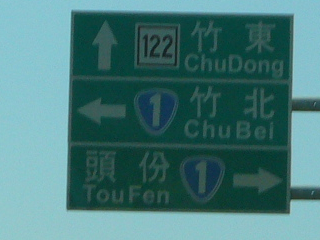
%> input picture Project 1/p1im4.png, 320 x 240 px
$ octave Solution_Img4.m   (GNU Octave 9; MATLAB toolbox functions it lacks are replaced by stand-ins)
%> lines starting %> are read from the running program, lines starting %| are printed output that depends on the picture
### Project 1/RGB_to_HSI.m
function HSI = RGB_to_HSI(imgMatr)
    %-----------------------------------
    % This function perform the tranformation from RGB to HSI
    % return RGB
    % refer to https://www.imageeprocessing.com/2013/05/converting-rgb-image-to-hsi.html
    %-----------------------------------

    imgMatr = double(imgMatr);

    R = imgMatr(:,:,1) / 255;
    G = imgMatr(:,:,2) / 255;
    B = imgMatr(:,:,3) / 255;

    % Hue
    numerator = 1/2 * ((R - G) + (R - B));
    denominator = ((R - G).^2+((R - B).*(G - B))).^0.5;

    % To avoid divide by zero exception add a small number in the denominator
    H = acosd(numerator./(denominator + 0.000001));

    % If B>G then H= 360-Theta
    H(B > G) = 360 - H(B > G);

    % Normalize to the range [0 1]
    H = H / 360;

    % Saturation
    S = 1 - (3./ (sum(imgMatr,3) + 0.000001)).* min(imgMatr,[],3);

    % Intensity
    I = sum(imgMatr,3)./ 3;

    % HSI
    HSI = cat(3,H,S,I);

end

### Project 1/compute_histogram.m
function Hist = compute_histogram(imgMatr)
    % ----------------------
    % This function simply output the histogram of image
    % To show it on graph, please use bar() function
    % return: A matrix with dimension 2 x 256,
    % first row represents pixel value class
    % second row represents the frequency of corresponding pixel value
    % ----------------------
    Hist = zeros(256,1);

    % Stat frequency of each pixel values.
    for i = 1 : 256
        Hist(i,1) = sum(sum(sum(imgMatr == i)));
    end

end

### Project 1/laplacian_filtering.m
function transImgMatr = laplacian_filtering(imgMatr,Lapl_filt)
    % ---------------------------------
    % This function perform sharpening with laplacian filtering
    % return transformed image matrix
    % refer to https://bohr.wlu.ca/hfan/cp467/12/notes/cp467_12_lecture6_sharpening.pdf
    % pg13
    % ---------------------------------

    imgMatr = double(imgMatr);

    hg = size(imgMatr,1); % get the height of image
    wd = size(imgMatr,2); % get the width of image

    % zero padding on image matrix
    filtSize = 3;
    shift = double(floor(filtSize / 2));
    paddMatr = padarray(imgMatr,[shift shift],0);

    % create the matrix with width and height
    % exacly same as the input image to store the transformed pixel values
    transImgMatr = zeros(hg,wd);

    % [4 lines of commented-out code are left out]


    filt = zeros(hg,wd);
    for row = 1 : hg
        for col = 1 : wd
            mul = paddMatr(row : row + (filtSize - 1),col : col + (filtSize - 1)).* Lapl_filt;
            filt(row,col) = sum(mul(:));
        end
    end

    transImgMatr = imgMatr - filt;
    transImgMatr = uint8(transImgMatr);
end

### Project 1/HSI_to_RGB.m
function RGB = HSI_to_RGB(imgMatr)
    %-----------------------------------
    % This function perform the tranformation from HSI to RGB
    % return RGB
    % refer to https://www.imageeprocessing.com/2013/06/convert-hsi-image-to-rgb-image.html
    %-----------------------------------

    imgMatr = double(imgMatr);

    hg = size(imgMatr,1); % get the height of image
    wd = size(imgMatr,2); % get the width of image

    H = imgMatr(:,:,1) * 360;
    S = imgMatr(:,:,2);
    I = imgMatr(:,:,3);

    % Preallocate the R,G and B components
    R = zeros(hg,wd);
    G = zeros(hg,wd);
    B = zeros(hg,wd);

    % RG Sector(0<=H<120)
    % When H is in the above sector, the RGB components equations are
    B(H < 120) = I(H < 120).* (1 - S(H < 120));
    R(H < 120) = I(H < 120).* (1 + ((S(H < 120).* cosd(H(H < 120)))./ cosd(60 - H(H < 120))));
    G(H < 120) = 3.* I(H < 120) - (R(H < 120) + B(H < 120));

    % GB Sector(120<=H<240)
    % When H is in the above sector, the RGB components equations are
    % Subtract 120 from Hue
    H_adj = H - 120;
    R(H >= 120 & H < 240) = I(H >= 120 & H < 240).*(1 - S(H >= 120 & H < 240));
    G(H >= 120 & H < 240) = I(H >= 120 & H < 240).*(1 + ((S(H >= 120 & H < 240).*cosd(H_adj(H >= 120 & H <240)))./cosd(60 - H_adj(H >=120 & H < 240))));
    B(H >= 120 & H < 240) = 3.*I(H >= 120 & H < 240) - (R(H >= 120 & H < 240) + G(H >= 120 & H < 240));

    % BR Sector(240<=H<=360)
    % When H is in the above sector, the RGB components equations are
    % Subtract 240 from Hue
    H_adj = H - 240;
    G(H >= 240 & H <= 360) = I(H >= 240 & H <= 360).*(1 - S(H >= 240 & H <= 360));
    B(H >= 240 & H <= 360) = I(H >= 240 & H <= 360).*(1 + ((S(H >= 240 & H <= 360).*cosd(H_adj(H >= 240 & H <= 360)))./cosd(60 - H_adj(H >= 240 & H <= 360))));
    R(H >= 240 & H <= 360) = 3.*I(H >= 240 & H <= 360) - (G(H >= 240 & H <= 360) + B(H >= 240 & H <= 360));

    %Form RGB Image
    RGB = uint8(cat(3,R,G,B));

end

### Project 1/RGB_to_HSV.m
function HSV = RGB_to_HSV(imgMatr)
    %-----------------------------------
    % This function perform the tranformation from RGB to HSV
    % return HSV
    % refer to https://www.mathworks.com/matlabcentral/fileexchange/48864-rgb_to_hsv-m
    %-----------------------------------

    imgMatr = double(imgMatr);

    hg = size(imgMatr,1); % get the height of image
    wd = size(imgMatr,2); % get the width of image

    imgMatr_R = imgMatr(:,:,1);
    imgMatr_G = imgMatr(:,:,2);
    imgMatr_B = imgMatr(:,:,3);

    H_matr = zeros(hg,wd);
    S_matr = zeros(hg,wd);
    V_matr = zeros(hg,wd);

    for row = 1 : hg
        for col = 1 : wd
            R = imgMatr_R(row,col);
            G = imgMatr_G(row,col);
            B = imgMatr_B(row,col);

            Max = max(R,max(G,B));
            Min = min(R,min(G,B));

            % Compute H
            H = 0;
            delta = Max - Min;
            if (delta == 0)
                H = 0; % undefined
            elseif (Max == R)
                H = 60 * (G - B) / delta;
                if (G < B) H = H + 360; end
            elseif (Max == G)
                H = 60 * (B - R) / delta + 120;
            elseif (Max == B)
                H = 60 * (R - G) / delta + 240;
            end

            % check if the value of H is negative
            if (H < 0)
                H = H + 360;
            end
            H = H / 360.0;


           % Compute S
           if (Max == 0)
               S = 0;
           else
            S = 1 - Min / Max;
           end

           % Compute V
           V = Max;

           H_matr(row,col) = H;
           S_matr(row,col) = S;
           V_matr(row,col) = V;

        end
    end

    HSV = cat(3,H_matr,S_matr,V_matr);

end

### Project 1/HSV_to_RGB.m
function RGB = HSV_to_RGB(imgMatr)
    %-----------------------------------
    % This function perform the tranformation from HSV to RGB
    % return RGB
    % refer to https://www.rapidtables.com/convert/color/hsv-to-rgb.html
    %-----------------------------------

    imgMatr = double(imgMatr);

    hg = size(imgMatr,1); % get the height of image
    wd = size(imgMatr,2); % get the width of image

    imgMatr_H = imgMatr(:,:,1) * 360;
    imgMatr_S = imgMatr(:,:,2);
    imgMatr_V = imgMatr(:,:,3) / 255;

    R_matr = zeros(hg,wd);
    G_matr = zeros(hg,wd);
    B_matr = zeros(hg,wd);

    for row = 1 : hg
        for col = 1 : wd
            H = imgMatr_H(row,col);
            S = imgMatr_S(row,col);
            V = imgMatr_V(row,col);

            % transform to RGB
            C = V * S;
            X = C * (1 - abs( mod(H/60,2) - 1 ));
            m = V - C;

            R = 0; G = 0; B = 0;
            if (H >= 0 && H < 60)
                R = C; G = X; B = 0;
            elseif (H >= 60 && H < 120)
                R = X; G = C; B = 0;
            elseif (H >= 120 && H < 180)
                R = 0; G = C; B = X;
            elseif (H >= 180 && H < 240)
                R = 0; G = X; B = C;
            elseif (H >= 240 && H < 300)
                R = X; G = 0; B = C;
            elseif (H >= 300 && H < 306)
                R = C; G = 0; B = X;
            end


            R_matr(row,col) = (R + m) * 255;
            G_matr(row,col) = (G + m) * 255;
            B_matr(row,col) = (B + m) * 255;

        end
    end

    RGB = uint8(cat(3,R_matr,G_matr,B_matr));

end

### Project 1/Solution_Img4.m
% ================================
% This file show the best method to enhance the image4
% ================================

clear;
close all;
clc;
clf;

figIdx = 0;
% Image 4
imgMatr = imread("p1im4.png");
%> imgMatr is the input picture: size 240x320x3 uint8; mean R, G, B 71.8, 122.1, 122.1
figIdx = figIdx + 1;
figure(figIdx);
imshow(imgMatr);
title("Original Image");


imgMatr_R = imgMatr(:,:,1);
imgMatr_G = imgMatr(:,:,2);
imgMatr_B = imgMatr(:,:,3);

HSI = RGB_to_HSI(imgMatr);
%> in RGB_to_HSI, `HSI = cat(3,H,S,I);`:
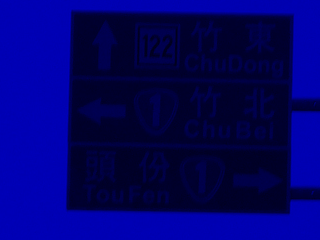
%> HSI: size 240x320x3 double; mean R, G, B 0.5, 0.4, 105.3
imgMatr_H = HSI(:,:,1);
imgMatr_S = HSI(:,:,2);
imgMatr_I = HSI(:,:,3);

% check each distribution of channel (RGB)
histR = compute_histogram(imgMatr_R);
%> after the loop in compute_histogram, `for i = 1 : 256`: Hist = 256 values, max 2683 at index 139, min 0 at index 160, mean 299.7
%> histR has the same summary as Hist in compute_histogram
histG = compute_histogram(imgMatr_G);
%> histG = 256 values, max 4447 at index 197, min 0 at index 1, mean 300
histB = compute_histogram(imgMatr_B);
%> histB = 256 values, max 2809 at index 205, min 0 at index 1, mean 300


figIdx = figIdx + 1;
figure(figIdx);
subplot(3,1,1),bar(0:255,histR);
title("Distribution of RGB");
subplot(3,1,2),bar(0:255,histG);
subplot(3,1,3),bar(0:255,histB);


% check distribution of Intensity
histI = compute_histogram(imgMatr_I);
%> histI = 256 values, max 1565 at index 180, min 0 at index 1, mean 87.3

figIdx = figIdx + 1;
figure(figIdx);
bar(0:255,histI);
title("Distribution of Intensity");


% ========================================================================
% SHARPENING
% ========================================================================
% Get the RGB and HSI components of the best result in last section
imgMatr_R = imgMatr(:,:,1);
imgMatr_G = imgMatr(:,:,2);
imgMatr_B = imgMatr(:,:,3);

HSI = RGB_to_HSI(imgMatr);
imgMatr_H = HSI(:,:,1);
imgMatr_S = HSI(:,:,2);
imgMatr_I = HSI(:,:,3);

% 1. laplacian filter
% b. only on I (HSI)
Lapl_filt = [0,1,0 ; 1,-4,1 ; 0,1,0];
trans_I = laplacian_filtering(imgMatr_I,Lapl_filt);
%> after the loop in laplacian_filtering, `for row = 1 : hg`:
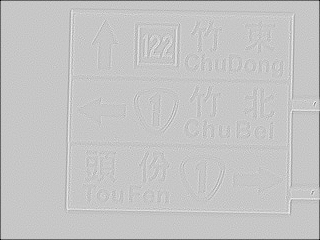
%> filt: size 240x320 double; min -372.3, max 105.3, mean -2.6; drawn with min black and max white
transImgHSI = zeros(size(imgMatr));

transImgHSI(:,:,1) = imgMatr_H;
transImgHSI(:,:,2) = imgMatr_S;
transImgHSI(:,:,3) = trans_I;
transImg = HSI_to_RGB(transImgHSI);
%> in HSI_to_RGB, `R(H >= 120 & H < 240) = I(H >= 120 & H < 240).*(1 - S(H >= 120 & H < 2..`:
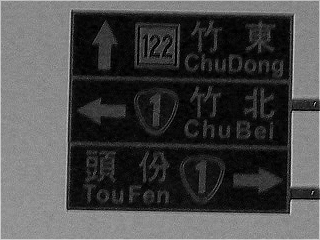
%> R: size 240x320 double; min 0, max 222.6, mean 73.1

figIdx = figIdx + 1;
figure(figIdx);
imshow(transImg);
title("Laplacian Filtering on Intensity");

imgMatr = transImg;

% ========================================================================
% COLOR CORRECTION
% ========================================================================
% Get the RGB and HSI components of the best result in last section
imgMatr_R = imgMatr(:,:,1);
imgMatr_G = imgMatr(:,:,2);
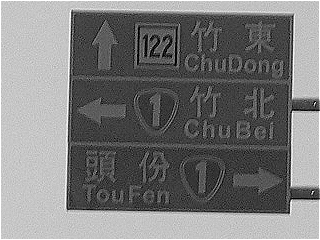
%> imgMatr_G: size 240x320 uint8; min 0, max 255, mean 122.7
imgMatr_B = imgMatr(:,:,3);

% Convert RGB component into HSV
HSV = RGB_to_HSV(imgMatr);
%> after the loop in RGB_to_HSV, `for row = 1 : hg`:
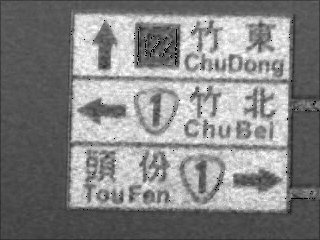
%> S_matr: size 240x320 double; min 0, max 1, mean 0.521
%> after the loop in RGB_to_HSV, `for row = 1 : hg`: S = 0.208
%> in RGB_to_HSV, `HSV = cat(3,H_matr,S_matr,V_matr);`:
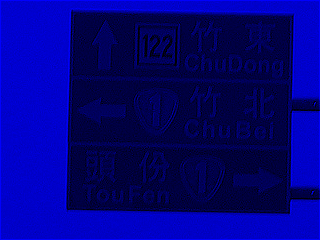
%> HSV: size 240x320x3 double; mean R, G, B 0.5, 0.5, 126.3
changeIn_h = -5/360;
changeIn_s = 0.1;
changeIn_v = -20;

imgMatr_H = HSV(:,:,1) + changeIn_h;
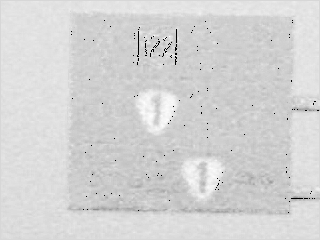
%> imgMatr_H: size 240x320 double; min -0.0139, max 0.579, mean 0.48; drawn with min black and max white
imgMatr_S = HSV(:,:,2) + changeIn_s;
imgMatr_V = HSV(:,:,3) + changeIn_v;

transImgHSI = zeros(size(imgMatr));

transImgHSI(:,:,1) = imgMatr_H;
transImgHSI(:,:,2) = imgMatr_S;
transImgHSI(:,:,3) = imgMatr_V;
transImg = HSV_to_RGB(transImgHSI);

figIdx = figIdx + 1;
figure(figIdx);
imshow(transImg);
title("Result");

imgMatr = transImg;

$ run again, with Project 1/p1im1.png copied over Project 1/p1im4.png
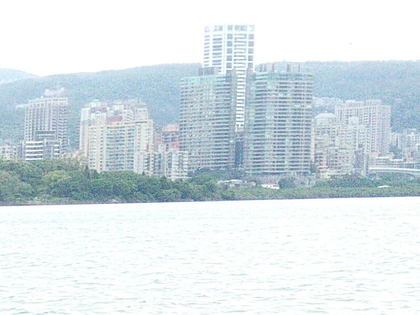
%> input picture Project 1/p1im1.png, 420 x 315 px, shrunk from 800 x 600 before the run
%> imgMatr is the input picture: size 315x420x3 uint8; mean R, G, B 215.9, 226.5, 230.7
%> after the loop in compute_histogram, `for i = 1 : 256`: Hist = 256 values, max 27810 at index 255, min 0 at index 1, mean 516.8
%> histR has the same summary as Hist in compute_histogram
%> histG = 256 values, max 42530 at index 255, min 0 at index 1, mean 516.8
%> histB = 256 values, max 38339 at index 255, min 0 at index 1, mean 516.8
%> histI = 256 values, max 25863 at index 255, min 0 at index 1, mean 238
%> after the loop in RGB_to_HSV, `for row = 1 : hg`:
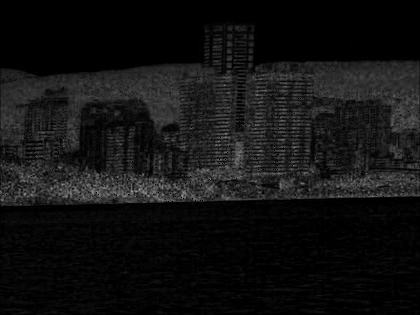
%> S_matr: size 315x420 double; min 0, max 0.594, mean 0.0729
%> after the loop in RGB_to_HSV, `for row = 1 : hg`: S = 0.00392
%> in RGB_to_HSV, `HSV = cat(3,H_matr,S_matr,V_matr);`:
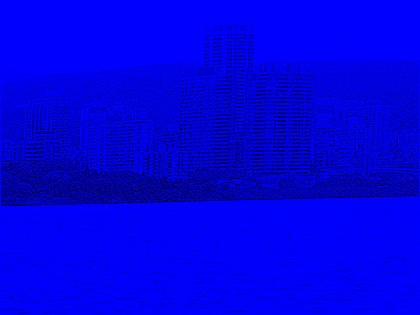
%> HSV: size 315x420x3 double; mean R, G, B 0.4, 0.1, 227.6

$ run again, with Project 1/p1im2.png copied over Project 1/p1im4.png
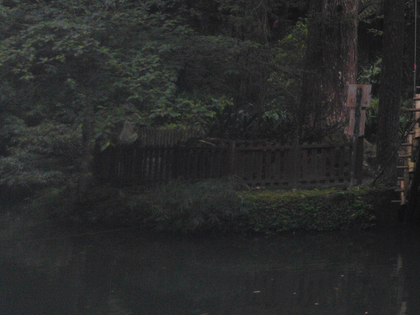
%> input picture Project 1/p1im2.png, 420 x 315 px, shrunk from 640 x 480 before the run
%> imgMatr is the input picture: size 315x420x3 uint8; mean R, G, B 41.2, 42.5, 41.8
%> in RGB_to_HSI, `HSI = cat(3,H,S,I);`:
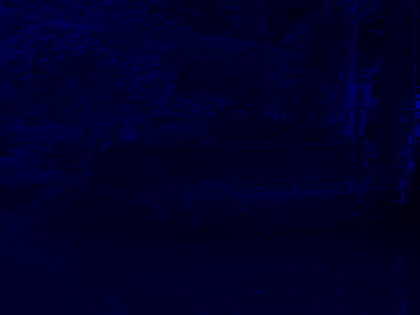
%> HSI: size 315x420x3 double; mean R, G, B 0.4, 0, 41.9
%> after the loop in compute_histogram, `for i = 1 : 256`: Hist = 256 values, max 6438 at index 40, min 0 at index 1, mean 516.8
%> histR has the same summary as Hist in compute_histogram
%> histG = 256 values, max 6491 at index 42, min 0 at index 1, mean 516.8
%> histB = 256 values, max 6563 at index 42, min 0 at index 1, mean 516.8
%> histI = 256 values, max 2547 at index 41, min 0 at index 1, mean 201.7
%> after the loop in RGB_to_HSV, `for row = 1 : hg`:
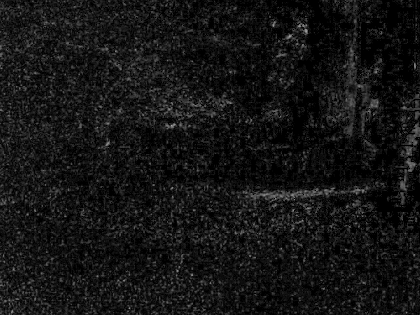
%> S_matr: size 315x420 double; min 0, max 0.667, mean 0.0804
%> after the loop in RGB_to_HSV, `for row = 1 : hg`: S = 0.144

$ run again, with Project 1/p1im3.png copied over Project 1/p1im4.png
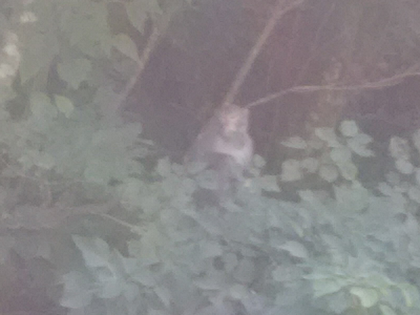
%> input picture Project 1/p1im3.png, 420 x 315 px, shrunk from 800 x 600 before the run
%> imgMatr is the input picture: size 315x420x3 uint8; mean R, G, B 135.6, 134.3, 135.2
%> after the loop in compute_histogram, `for i = 1 : 256`: Hist = 256 values, max 4667 at index 130, min 0 at index 1, mean 516.8
%> histR has the same summary as Hist in compute_histogram
%> histG = 256 values, max 3459 at index 141, min 0 at index 1, mean 516.8
%> histB = 256 values, max 4985 at index 122, min 0 at index 1, mean 516.8
%> histI = 256 values, max 1354 at index 123, min 0 at index 1, mean 174
%> after the loop in RGB_to_HSV, `for row = 1 : hg`:
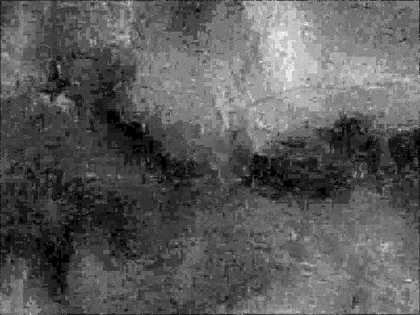
%> S_matr: size 315x420 double; min 0, max 0.168, mean 0.0601; drawn with min black and max white
%> after the loop in RGB_to_HSV, `for row = 1 : hg`: S = 0.0549
